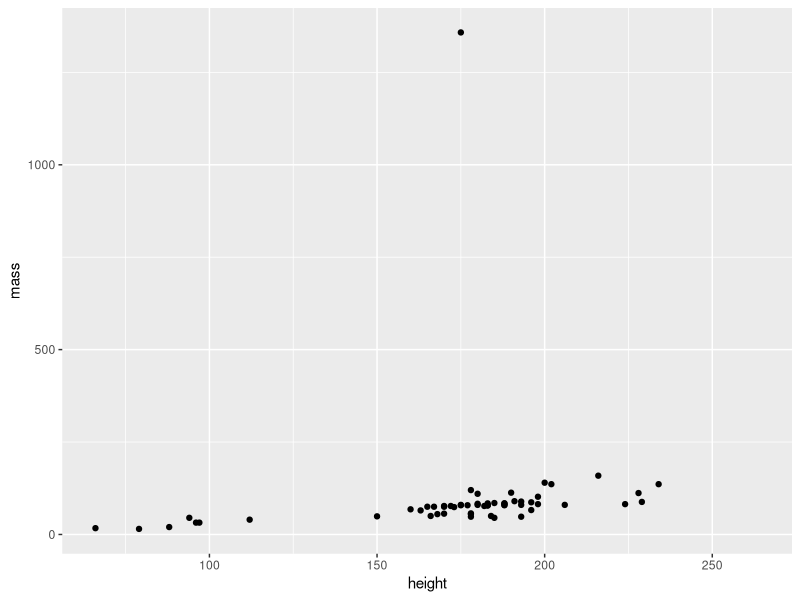
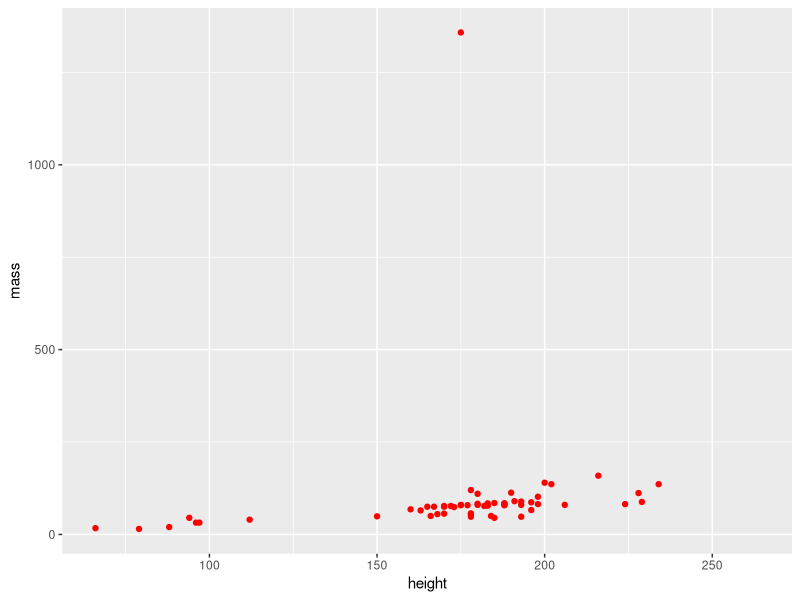
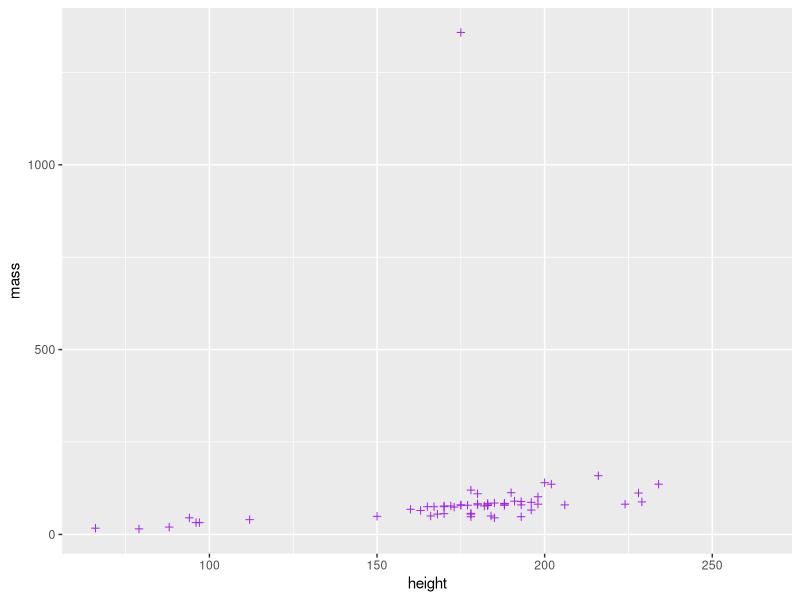
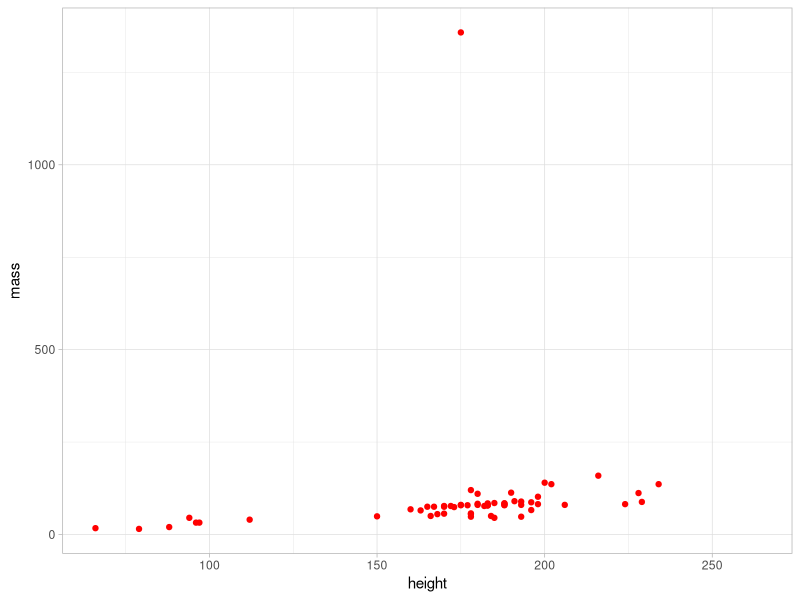
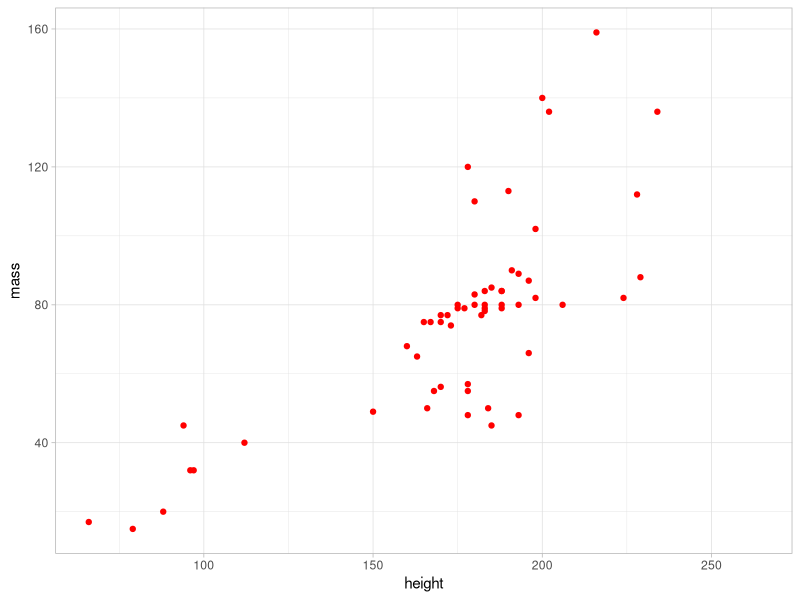

The R script that drew these images, in order: (Note: this script raises an error after producing the figures.)
library(tidyverse)
data(starwars)
#Abres starwars
starwars
#Seleccionas las columnas excepto "-" el nombre
starwars  %>% select(-name)
#Seleccionas las columnas cuyos nombres contengan un "_"
starwars %>% select(contains("_"))
#Seleccionas columnas que empiecen con "S"
starwars %>% select(starts_with("s"))
#Creas un date frame con nombres y planetas de origen (homeworld)
#Recuerda que con <- creas un dataframe
homeworld <- starwars %>% select(name, homeworld)
#En estas filtras la columna especies, seleccionas solo los que sean humanos
human <- starwars %>% filter(species == "Human")
#Filtras humanos de Tatooine
starwars %>% filter(species == "Human", homeworld == "Tatooine")
#Crear un nuevo datframe con todas las especies menos los Droides
starwars_nodroids <- starwars %>% filter(species != "Droid")

#¿Cuántos registros cumplen las condiciones finales?
#Teniendo en cuenta solo los dataframes, en el caso de humanos solo 35 objetos cumplen con el requerimentos
#En nodroids cumplen las condiciones 77 objetos
#Si contaramos humans y tatooine hubo 8 objetos que cumplieron

#El comando group_by sirve para agrupar
#El comando tally cuenta los objetos de la variable que pongamos
starwars %>% group_by(species) %>% tally()
starwars %>% group_by(species, gender) %>% tally()
#Creamos un dataframe
table_gender <- starwars %>% group_by(species, gender) %>% tally()
#na.rm=T quiere decir que elima los NA (valores No Asignados o sin datos)
starwars %>% group_by(species) %>% summarise(mean_height = mean(height, na.rm = T),mean_mass = mean(mass,na.rm = T))
#¿Cómo calcularías la desviación estándar (sd) de esos parámetros?
starwars %>% group_by(species) %>% summarise(sd_height = sd(height, na.rm = T),sd_mass = sd(mass, na.rm = T) )

#Grafica de altura vs masa
#geom_point sirve para insertar los puntos en la grafica
ggplot(starwars, aes(height, mass)) + geom_point()

#Puedes modificar el color 
ggplot(starwars, aes(height, mass)) + geom_point(colour = "red")

#Modificando el color y el punto
ggplot(starwars, aes(height, mass)) + geom_point(colour = "purple", pch = 3)

#Modificando el color y el fondo 
ggplot(starwars, aes(height, mass)) + geom_point(colour = "red") + theme_light()

#Ejercicio, nuevo gráfico sin el personaje super pesado
#Primero cree un df con la variable peso y nombre para identificarlo
pesos <- starwars %>% select(name, mass)
#Luego ya se crea un dataset sin este personaje
no_heavy <- starwars %>% filter(name != "Jabba Desilijic Tiure")
#Se crea el gráfico
ggplot(no_heavy, aes(height, mass)) + geom_point(colour = "red") + theme_light()


tabla_toy <- toy %>% group_by(Sex) %>% summarise(mean_height = mean(Height_cm, na.rm = T),mean_weight = mean(Weight_Kg,na.rm = T), mean_imc = mean(IMC,na.rm = T), mean_ias = mean(IAS,na.rm = T), mean_ccintura = mean(Ccintura,na.rm = T))
tabla_femeina <- toy %>% filter(Sex == "Women") 
women_overweight <- tabla_femeina %>% filter(IMC_clas == "Overweight")

ggplot(toy, aes(IMC, Weight_Kg)) + geom_point(colour = "blue")+ theme_light()
obesity_overweight <- toy %>% filter(IMC_clas == "Overweight" | IMC_clas == "Obesity") 
ggplot(obesity_overweight, aes(IMC, Weight_Kg)) + geom_point(colour = "orange")+ theme_light()

install.packages("ape")
install.packages("phangorn")
install.packages("phytools")